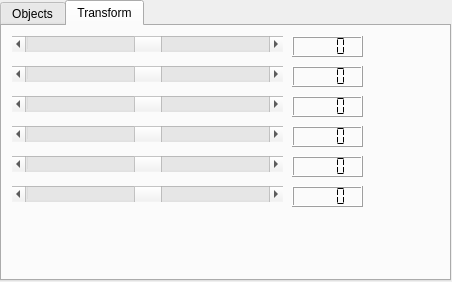
<?xml version="1.0" encoding="UTF-8"?>
<ui version="4.0">
 <class>QtViewer</class>
 <widget class="QMainWindow" name="QtViewer">
  <property name="geometry">
   <rect>
    <x>0</x>
    <y>0</y>
    <width>452</width>
    <height>282</height>
   </rect>
  </property>
  <property name="minimumSize">
   <size>
    <width>0</width>
    <height>0</height>
   </size>
  </property>
  <property name="maximumSize">
   <size>
    <width>5000</width>
    <height>5000</height>
   </size>
  </property>
  <property name="windowTitle">
   <string>PCLViewer</string>
  </property>
  <widget class="QWidget" name="centralwidget">
   <widget class="QTabWidget" name="tabWidget">
    <property name="geometry">
     <rect>
      <x>0</x>
      <y>0</y>
      <width>451</width>
      <height>281</height>
     </rect>
    </property>
    <property name="currentIndex">
     <number>1</number>
    </property>
    <widget class="QWidget" name="tab0">
     <attribute name="title">
      <string>Objects</string>
     </attribute>
     <widget class="QScrollBar" name="horizontalScrollBar0">
      <property name="geometry">
       <rect>
        <x>10</x>
        <y>10</y>
        <width>271</width>
        <height>16</height>
       </rect>
      </property>
      <property name="minimum">
       <number>0</number>
      </property>
      <property name="maximum">
       <number>50</number>
      </property>
      <property name="pageStep">
       <number>2</number>
      </property>
      <property name="sliderPosition">
       <number>0</number>
      </property>
      <property name="orientation">
       <enum>Qt::Horizontal</enum>
      </property>
     </widget>
     <widget class="QScrollBar" name="horizontalScrollBar1">
      <property name="geometry">
       <rect>
        <x>10</x>
        <y>40</y>
        <width>271</width>
        <height>16</height>
       </rect>
      </property>
      <property name="maximum">
       <number>999</number>
      </property>
      <property name="orientation">
       <enum>Qt::Horizontal</enum>
      </property>
     </widget>
     <widget class="QScrollBar" name="horizontalScrollBar2">
      <property name="geometry">
       <rect>
        <x>10</x>
        <y>70</y>
        <width>271</width>
        <height>16</height>
       </rect>
      </property>
      <property name="maximum">
       <number>999</number>
      </property>
      <property name="orientation">
       <enum>Qt::Horizontal</enum>
      </property>
     </widget>
     <widget class="QScrollBar" name="horizontalScrollBar3">
      <property name="geometry">
       <rect>
        <x>10</x>
        <y>100</y>
        <width>271</width>
        <height>16</height>
       </rect>
      </property>
      <property name="maximum">
       <number>999</number>
      </property>
      <property name="orientation">
       <enum>Qt::Horizontal</enum>
      </property>
     </widget>
     <widget class="QScrollBar" name="horizontalScrollBar4">
      <property name="geometry">
       <rect>
        <x>10</x>
        <y>130</y>
        <width>271</width>
        <height>16</height>
       </rect>
      </property>
      <property name="maximum">
       <number>999</number>
      </property>
      <property name="orientation">
       <enum>Qt::Horizontal</enum>
      </property>
     </widget>
     <widget class="QScrollBar" name="horizontalScrollBar5">
      <property name="geometry">
       <rect>
        <x>10</x>
        <y>160</y>
        <width>271</width>
        <height>16</height>
       </rect>
      </property>
      <property name="maximum">
       <number>999</number>
      </property>
      <property name="orientation">
       <enum>Qt::Horizontal</enum>
      </property>
     </widget>
     <widget class="QLCDNumber" name="lcdNumber0">
      <property name="geometry">
       <rect>
        <x>290</x>
        <y>10</y>
        <width>41</width>
        <height>21</height>
       </rect>
      </property>
      <property name="digitCount">
       <number>3</number>
      </property>
      <property name="segmentStyle">
       <enum>QLCDNumber::Flat</enum>
      </property>
      <property name="intValue" stdset="0">
       <number>0</number>
      </property>
     </widget>
     <widget class="QLCDNumber" name="lcdNumber1">
      <property name="geometry">
       <rect>
        <x>290</x>
        <y>40</y>
        <width>41</width>
        <height>21</height>
       </rect>
      </property>
      <property name="digitCount">
       <number>3</number>
      </property>
      <property name="segmentStyle">
       <enum>QLCDNumber::Flat</enum>
      </property>
      <property name="intValue" stdset="0">
       <number>0</number>
      </property>
     </widget>
     <widget class="QLCDNumber" name="lcdNumber3">
      <property name="geometry">
       <rect>
        <x>290</x>
        <y>100</y>
        <width>41</width>
        <height>21</height>
       </rect>
      </property>
      <property name="digitCount">
       <number>3</number>
      </property>
      <property name="segmentStyle">
       <enum>QLCDNumber::Flat</enum>
      </property>
      <property name="intValue" stdset="0">
       <number>0</number>
      </property>
     </widget>
     <widget class="QLCDNumber" name="lcdNumber4">
      <property name="geometry">
       <rect>
        <x>290</x>
        <y>130</y>
        <width>41</width>
        <height>21</height>
       </rect>
      </property>
      <property name="digitCount">
       <number>3</number>
      </property>
      <property name="segmentStyle">
       <enum>QLCDNumber::Flat</enum>
      </property>
      <property name="intValue" stdset="0">
       <number>0</number>
      </property>
     </widget>
     <widget class="QLCDNumber" name="lcdNumber5">
      <property name="geometry">
       <rect>
        <x>290</x>
        <y>160</y>
        <width>41</width>
        <height>21</height>
       </rect>
      </property>
      <property name="digitCount">
       <number>3</number>
      </property>
      <property name="segmentStyle">
       <enum>QLCDNumber::Flat</enum>
      </property>
      <property name="intValue" stdset="0">
       <number>0</number>
      </property>
     </widget>
     <widget class="QLCDNumber" name="lcdNumber2">
      <property name="geometry">
       <rect>
        <x>290</x>
        <y>70</y>
        <width>41</width>
        <height>21</height>
       </rect>
      </property>
      <property name="digitCount">
       <number>3</number>
      </property>
      <property name="segmentStyle">
       <enum>QLCDNumber::Flat</enum>
      </property>
      <property name="intValue" stdset="0">
       <number>0</number>
      </property>
     </widget>
     <widget class="QLabel" name="label0">
      <property name="geometry">
       <rect>
        <x>340</x>
        <y>10</y>
        <width>91</width>
        <height>17</height>
       </rect>
      </property>
      <property name="text">
       <string>lateral range</string>
      </property>
     </widget>
     <widget class="QRadioButton" name="radioButton1">
      <property name="geometry">
       <rect>
        <x>70</x>
        <y>190</y>
        <width>81</width>
        <height>22</height>
       </rect>
      </property>
      <property name="text">
       <string>VP Tree</string>
      </property>
     </widget>
     <widget class="QRadioButton" name="radioButton0">
      <property name="geometry">
       <rect>
        <x>10</x>
        <y>190</y>
        <width>61</width>
        <height>22</height>
       </rect>
      </property>
      <property name="text">
       <string>CPU</string>
      </property>
     </widget>
     <widget class="QLabel" name="label1">
      <property name="geometry">
       <rect>
        <x>340</x>
        <y>40</y>
        <width>91</width>
        <height>17</height>
       </rect>
      </property>
      <property name="text">
       <string>downsample</string>
      </property>
     </widget>
     <widget class="QLabel" name="label2">
      <property name="geometry">
       <rect>
        <x>340</x>
        <y>70</y>
        <width>91</width>
        <height>17</height>
       </rect>
      </property>
      <property name="text">
       <string>dbscan eps</string>
      </property>
     </widget>
     <widget class="QLabel" name="label3">
      <property name="geometry">
       <rect>
        <x>340</x>
        <y>100</y>
        <width>91</width>
        <height>17</height>
       </rect>
      </property>
      <property name="text">
       <string>dbscan minpt</string>
      </property>
     </widget>
     <widget class="QLabel" name="label4">
      <property name="geometry">
       <rect>
        <x>340</x>
        <y>130</y>
        <width>91</width>
        <height>17</height>
       </rect>
      </property>
      <property name="text">
       <string>reserved</string>
      </property>
     </widget>
     <widget class="QLabel" name="label5">
      <property name="geometry">
       <rect>
        <x>340</x>
        <y>160</y>
        <width>91</width>
        <height>17</height>
       </rect>
      </property>
      <property name="text">
       <string>reserved</string>
      </property>
     </widget>
     <widget class="QCheckBox" name="checkBox1">
      <property name="geometry">
       <rect>
        <x>80</x>
        <y>220</y>
        <width>121</width>
        <height>23</height>
       </rect>
      </property>
      <property name="text">
       <string>training mode</string>
      </property>
     </widget>
     <widget class="QRadioButton" name="radioButton2">
      <property name="geometry">
       <rect>
        <x>150</x>
        <y>190</y>
        <width>71</width>
        <height>22</height>
       </rect>
      </property>
      <property name="text">
       <string>CUDA</string>
      </property>
     </widget>
     <widget class="QCheckBox" name="checkBox3">
      <property name="geometry">
       <rect>
        <x>10</x>
        <y>220</y>
        <width>71</width>
        <height>23</height>
       </rect>
      </property>
      <property name="text">
       <string>Enable</string>
      </property>
     </widget>
     <widget class="QLineEdit" name="lineEdit12">
      <property name="geometry">
       <rect>
        <x>220</x>
        <y>190</y>
        <width>111</width>
        <height>25</height>
       </rect>
      </property>
      <property name="inputMethodHints">
       <set>Qt::ImhDigitsOnly|Qt::ImhFormattedNumbersOnly</set>
      </property>
      <property name="text">
       <string/>
      </property>
      <property name="maxLength">
       <number>9</number>
      </property>
      <property name="frame">
       <bool>true</bool>
      </property>
      <property name="clearButtonEnabled">
       <bool>false</bool>
      </property>
     </widget>
     <widget class="QLabel" name="label6">
      <property name="geometry">
       <rect>
        <x>340</x>
        <y>190</y>
        <width>111</width>
        <height>17</height>
       </rect>
      </property>
      <property name="text">
       <string>Lidar to Ground</string>
      </property>
     </widget>
    </widget>
    <widget class="QWidget" name="tab4">
     <attribute name="title">
      <string>Transform</string>
     </attribute>
     <widget class="QScrollBar" name="horizontalScrollBar11">
      <property name="geometry">
       <rect>
        <x>10</x>
        <y>160</y>
        <width>271</width>
        <height>16</height>
       </rect>
      </property>
      <property name="minimum">
       <number>-999</number>
      </property>
      <property name="maximum">
       <number>999</number>
      </property>
      <property name="orientation">
       <enum>Qt::Horizontal</enum>
      </property>
     </widget>
     <widget class="QLCDNumber" name="lcdNumber7">
      <property name="geometry">
       <rect>
        <x>290</x>
        <y>40</y>
        <width>71</width>
        <height>21</height>
       </rect>
      </property>
      <property name="digitCount">
       <number>4</number>
      </property>
      <property name="segmentStyle">
       <enum>QLCDNumber::Flat</enum>
      </property>
      <property name="intValue" stdset="0">
       <number>0</number>
      </property>
     </widget>
     <widget class="QLCDNumber" name="lcdNumber10">
      <property name="geometry">
       <rect>
        <x>290</x>
        <y>130</y>
        <width>71</width>
        <height>21</height>
       </rect>
      </property>
      <property name="digitCount">
       <number>4</number>
      </property>
      <property name="segmentStyle">
       <enum>QLCDNumber::Flat</enum>
      </property>
      <property name="intValue" stdset="0">
       <number>0</number>
      </property>
     </widget>
     <widget class="QScrollBar" name="horizontalScrollBar7">
      <property name="geometry">
       <rect>
        <x>10</x>
        <y>40</y>
        <width>271</width>
        <height>16</height>
       </rect>
      </property>
      <property name="minimum">
       <number>-999</number>
      </property>
      <property name="maximum">
       <number>999</number>
      </property>
      <property name="orientation">
       <enum>Qt::Horizontal</enum>
      </property>
     </widget>
     <widget class="QLCDNumber" name="lcdNumber8">
      <property name="geometry">
       <rect>
        <x>290</x>
        <y>70</y>
        <width>71</width>
        <height>21</height>
       </rect>
      </property>
      <property name="digitCount">
       <number>4</number>
      </property>
      <property name="segmentStyle">
       <enum>QLCDNumber::Flat</enum>
      </property>
      <property name="intValue" stdset="0">
       <number>0</number>
      </property>
     </widget>
     <widget class="QScrollBar" name="horizontalScrollBar9">
      <property name="geometry">
       <rect>
        <x>10</x>
        <y>100</y>
        <width>271</width>
        <height>16</height>
       </rect>
      </property>
      <property name="minimum">
       <number>-999</number>
      </property>
      <property name="maximum">
       <number>999</number>
      </property>
      <property name="orientation">
       <enum>Qt::Horizontal</enum>
      </property>
     </widget>
     <widget class="QLCDNumber" name="lcdNumber6">
      <property name="geometry">
       <rect>
        <x>290</x>
        <y>10</y>
        <width>71</width>
        <height>21</height>
       </rect>
      </property>
      <property name="digitCount">
       <number>4</number>
      </property>
      <property name="segmentStyle">
       <enum>QLCDNumber::Flat</enum>
      </property>
      <property name="intValue" stdset="0">
       <number>0</number>
      </property>
     </widget>
     <widget class="QScrollBar" name="horizontalScrollBar6">
      <property name="geometry">
       <rect>
        <x>10</x>
        <y>10</y>
        <width>271</width>
        <height>16</height>
       </rect>
      </property>
      <property name="minimum">
       <number>-999</number>
      </property>
      <property name="maximum">
       <number>999</number>
      </property>
      <property name="pageStep">
       <number>10</number>
      </property>
      <property name="value">
       <number>0</number>
      </property>
      <property name="sliderPosition">
       <number>0</number>
      </property>
      <property name="orientation">
       <enum>Qt::Horizontal</enum>
      </property>
     </widget>
     <widget class="QScrollBar" name="horizontalScrollBar8">
      <property name="geometry">
       <rect>
        <x>10</x>
        <y>70</y>
        <width>271</width>
        <height>16</height>
       </rect>
      </property>
      <property name="minimum">
       <number>-999</number>
      </property>
      <property name="maximum">
       <number>999</number>
      </property>
      <property name="orientation">
       <enum>Qt::Horizontal</enum>
      </property>
     </widget>
     <widget class="QScrollBar" name="horizontalScrollBar10">
      <property name="geometry">
       <rect>
        <x>10</x>
        <y>130</y>
        <width>271</width>
        <height>16</height>
       </rect>
      </property>
      <property name="minimum">
       <number>-999</number>
      </property>
      <property name="maximum">
       <number>999</number>
      </property>
      <property name="orientation">
       <enum>Qt::Horizontal</enum>
      </property>
     </widget>
     <widget class="QLCDNumber" name="lcdNumber11">
      <property name="geometry">
       <rect>
        <x>290</x>
        <y>160</y>
        <width>71</width>
        <height>21</height>
       </rect>
      </property>
      <property name="digitCount">
       <number>4</number>
      </property>
      <property name="segmentStyle">
       <enum>QLCDNumber::Flat</enum>
      </property>
      <property name="intValue" stdset="0">
       <number>0</number>
      </property>
     </widget>
     <widget class="QLCDNumber" name="lcdNumber9">
      <property name="geometry">
       <rect>
        <x>290</x>
        <y>100</y>
        <width>71</width>
        <height>21</height>
       </rect>
      </property>
      <property name="digitCount">
       <number>4</number>
      </property>
      <property name="segmentStyle">
       <enum>QLCDNumber::Flat</enum>
      </property>
      <property name="intValue" stdset="0">
       <number>0</number>
      </property>
     </widget>
     <widget class="QVTKWidget" name="qvtkWidget" native="true">
      <property name="geometry">
       <rect>
        <x>380</x>
        <y>10</y>
        <width>41</width>
        <height>171</height>
       </rect>
      </property>
     </widget>
     <widget class="QVTKWidget" name="qvtkWidget_2" native="true">
      <property name="geometry">
       <rect>
        <x>380</x>
        <y>210</y>
        <width>41</width>
        <height>21</height>
       </rect>
      </property>
     </widget>
    </widget>
   </widget>
  </widget>
 </widget>
 <customwidgets>
  <customwidget>
   <class>QVTKWidget</class>
   <extends>QWidget</extends>
   <header>QVTKWidget.h</header>
  </customwidget>
 </customwidgets>
 <resources/>
 <connections>
  <connection>
   <sender>horizontalScrollBar4</sender>
   <signal>valueChanged(int)</signal>
   <receiver>lcdNumber4</receiver>
   <slot>display(int)</slot>
   <hints>
    <hint type="sourcelabel">
     <x>202</x>
     <y>176</y>
    </hint>
    <hint type="destinationlabel">
     <x>412</x>
     <y>179</y>
    </hint>
   </hints>
  </connection>
  <connection>
   <sender>horizontalScrollBar2</sender>
   <signal>valueChanged(int)</signal>
   <receiver>lcdNumber2</receiver>
   <slot>display(int)</slot>
   <hints>
    <hint type="sourcelabel">
     <x>202</x>
     <y>116</y>
    </hint>
    <hint type="destinationlabel">
     <x>412</x>
     <y>119</y>
    </hint>
   </hints>
  </connection>
  <connection>
   <sender>horizontalScrollBar6</sender>
   <signal>valueChanged(int)</signal>
   <receiver>lcdNumber6</receiver>
   <slot>display(int)</slot>
   <hints>
    <hint type="sourcelabel">
     <x>147</x>
     <y>46</y>
    </hint>
    <hint type="destinationlabel">
     <x>312</x>
     <y>49</y>
    </hint>
   </hints>
  </connection>
  <connection>
   <sender>horizontalScrollBar0</sender>
   <signal>valueChanged(int)</signal>
   <receiver>lcdNumber0</receiver>
   <slot>display(int)</slot>
   <hints>
    <hint type="sourcelabel">
     <x>202</x>
     <y>56</y>
    </hint>
    <hint type="destinationlabel">
     <x>412</x>
     <y>59</y>
    </hint>
   </hints>
  </connection>
  <connection>
   <sender>horizontalScrollBar5</sender>
   <signal>valueChanged(int)</signal>
   <receiver>lcdNumber5</receiver>
   <slot>display(int)</slot>
   <hints>
    <hint type="sourcelabel">
     <x>202</x>
     <y>206</y>
    </hint>
    <hint type="destinationlabel">
     <x>412</x>
     <y>209</y>
    </hint>
   </hints>
  </connection>
  <connection>
   <sender>horizontalScrollBar1</sender>
   <signal>valueChanged(int)</signal>
   <receiver>lcdNumber1</receiver>
   <slot>display(int)</slot>
   <hints>
    <hint type="sourcelabel">
     <x>202</x>
     <y>86</y>
    </hint>
    <hint type="destinationlabel">
     <x>412</x>
     <y>89</y>
    </hint>
   </hints>
  </connection>
  <connection>
   <sender>horizontalScrollBar3</sender>
   <signal>valueChanged(int)</signal>
   <receiver>lcdNumber3</receiver>
   <slot>display(int)</slot>
   <hints>
    <hint type="sourcelabel">
     <x>202</x>
     <y>146</y>
    </hint>
    <hint type="destinationlabel">
     <x>412</x>
     <y>149</y>
    </hint>
   </hints>
  </connection>
  <connection>
   <sender>horizontalScrollBar8</sender>
   <signal>valueChanged(int)</signal>
   <receiver>lcdNumber8</receiver>
   <slot>display(int)</slot>
   <hints>
    <hint type="sourcelabel">
     <x>147</x>
     <y>106</y>
    </hint>
    <hint type="destinationlabel">
     <x>312</x>
     <y>109</y>
    </hint>
   </hints>
  </connection>
  <connection>
   <sender>horizontalScrollBar7</sender>
   <signal>valueChanged(int)</signal>
   <receiver>lcdNumber7</receiver>
   <slot>display(int)</slot>
   <hints>
    <hint type="sourcelabel">
     <x>147</x>
     <y>76</y>
    </hint>
    <hint type="destinationlabel">
     <x>312</x>
     <y>79</y>
    </hint>
   </hints>
  </connection>
  <connection>
   <sender>horizontalScrollBar9</sender>
   <signal>valueChanged(int)</signal>
   <receiver>lcdNumber9</receiver>
   <slot>display(int)</slot>
   <hints>
    <hint type="sourcelabel">
     <x>147</x>
     <y>136</y>
    </hint>
    <hint type="destinationlabel">
     <x>312</x>
     <y>139</y>
    </hint>
   </hints>
  </connection>
  <connection>
   <sender>horizontalScrollBar10</sender>
   <signal>valueChanged(int)</signal>
   <receiver>lcdNumber10</receiver>
   <slot>display(int)</slot>
   <hints>
    <hint type="sourcelabel">
     <x>147</x>
     <y>166</y>
    </hint>
    <hint type="destinationlabel">
     <x>312</x>
     <y>169</y>
    </hint>
   </hints>
  </connection>
  <connection>
   <sender>horizontalScrollBar11</sender>
   <signal>valueChanged(int)</signal>
   <receiver>lcdNumber11</receiver>
   <slot>display(int)</slot>
   <hints>
    <hint type="sourcelabel">
     <x>147</x>
     <y>196</y>
    </hint>
    <hint type="destinationlabel">
     <x>312</x>
     <y>199</y>
    </hint>
   </hints>
  </connection>
 </connections>
</ui>
